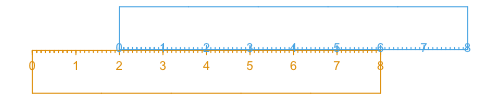

Write the R code that produced this figure.
palette("R4")
orange <- palette.colors()[2]
skyblue <- palette.colors()[3]
if (!interactive())
    png("fig.png", unit="in", width=5, height=1, pointsize=9, res=100)

ruler <- function(y, shift, side=1, height=0.5, eps=0.05, ...)
{
    n <- 500
    x <- seq(0, 8, length.out=n)
    message("y=", y, ", shift=", shift)
    lines(x + shift, rep(y, n), ...)
    if (side == 1) {
        lines(x + shift, height + rep(y, n), ...)
        lines(rep(x[1]+shift, 2), c(y, y+height), ...)
        lines(rep(x[n]+shift, 2), c(y, y+height), ...)
        segments(seq(0, 8, 1)+shift, rep(y, 9),
                 seq(0, 8, 1)+shift, rep(y+eps, 9), ...)
        segments(seq(0, 8, .1)+shift, rep(y, 90),
                 seq(0, 8, .1)+shift, rep(y+eps/2, 90), ...)
        text(seq(0, 8, 1)+shift, rep(y+4*eps, 9)-eps, 0:8, pos=1, ...)
    } else {
        lines(x + shift, -height + rep(y, n), ...)
        lines(rep(x[1]+shift, 2), c(y, y-height), ...)
        lines(rep(x[n]+shift, 2), c(y, y-height), ...)
        segments(seq(0, 8, 1)+shift, rep(y, 9),
                 seq(0, 8, 1)+shift, rep(y-eps, 9), ...)
        segments(seq(0, 8, .1)+shift, rep(y, 90),
                 seq(0, 8, .1)+shift, rep(y-eps/2, 90), ...)
        text(seq(0, 8, 1)+shift, rep(y, 9)-eps, 0:8, pos=1, ...)
     }
}

par(mar=c(0.25, 1, 0.25, 1), mgp=c(1.8,0.7,0))
plot(seq(0, 10), rep(0:1, length.out=11), xlab="", ylab="", axes=FALSE, type="n")

ruler(0.495, 0, side=3, col=orange)
ruler(0.505, 2, side=1, col=skyblue)

if (!interactive()) dev.off()
